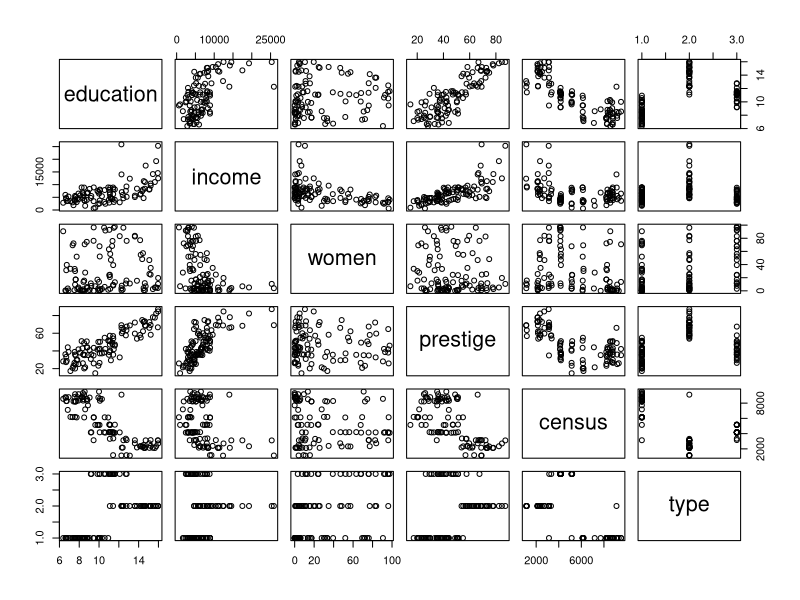
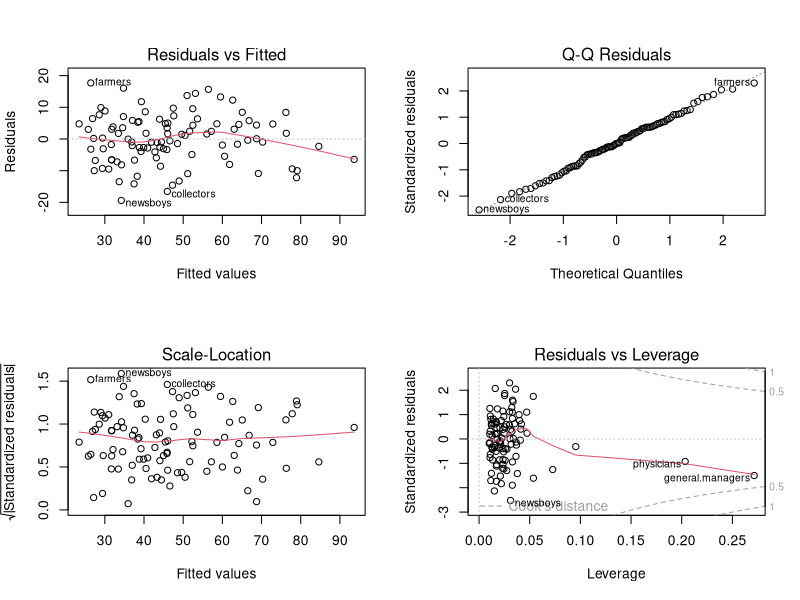
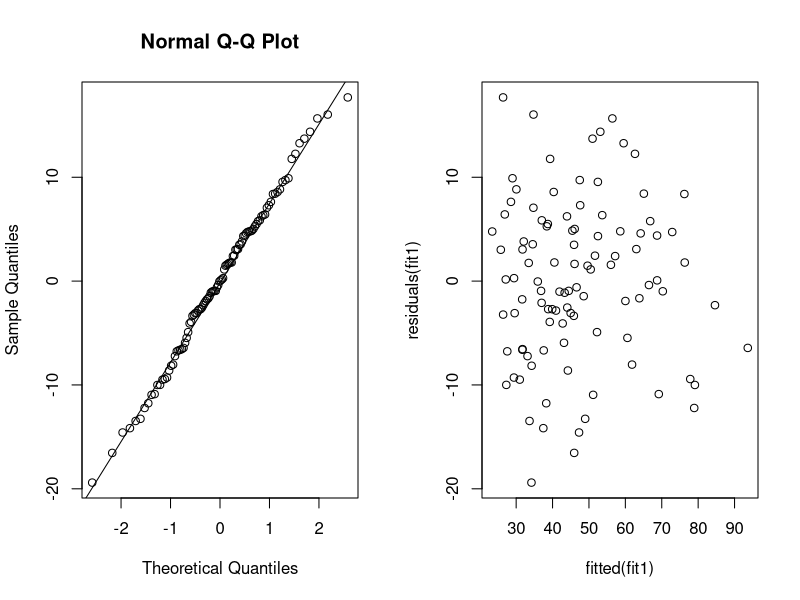
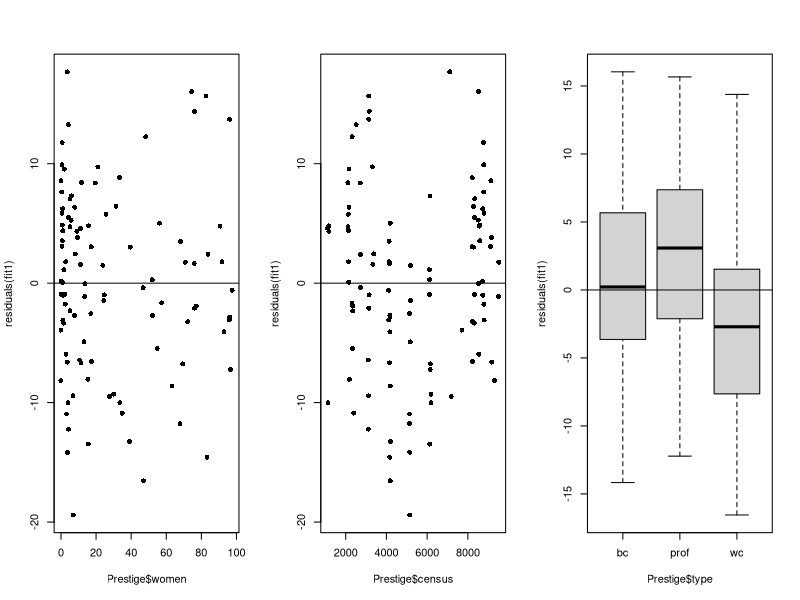
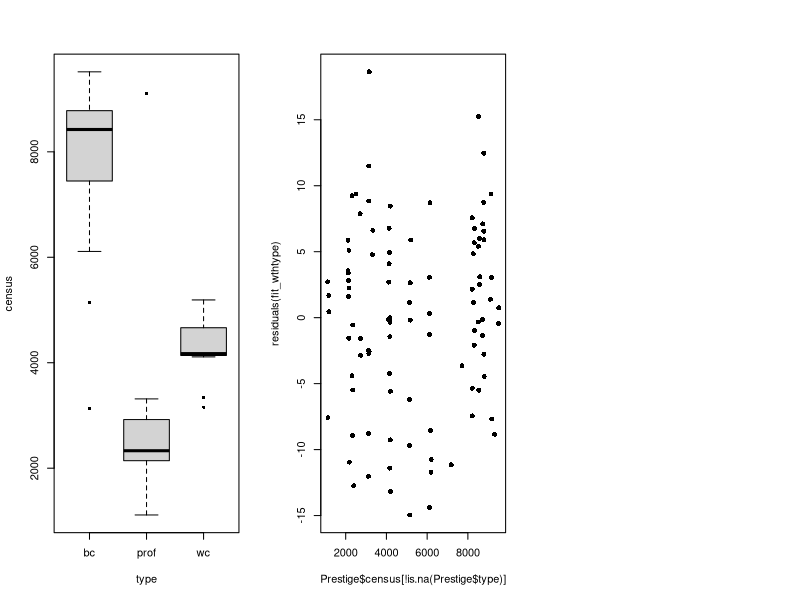
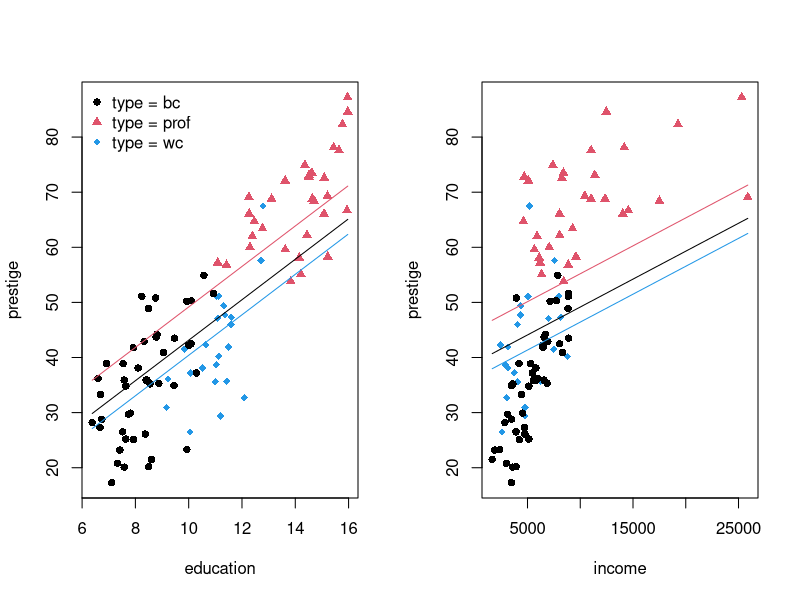
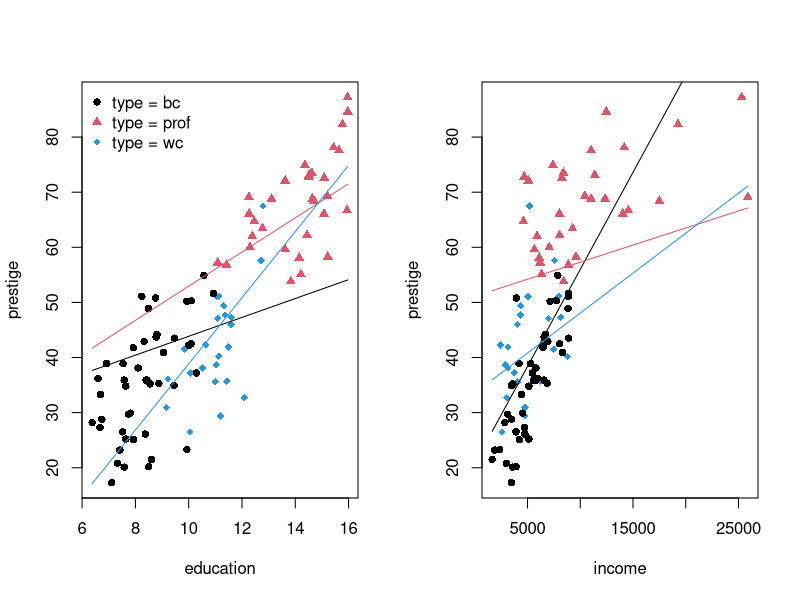
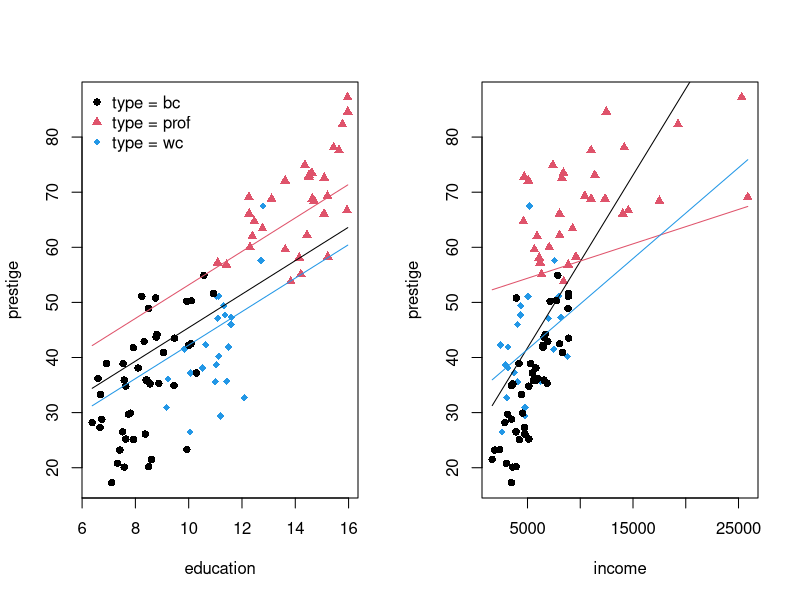

Here is the R script that generated these plots, in order:
## ---- chunk 1
knitr::opts_chunk$set(echo = TRUE)
## ---- chunk 2
# Using data from package
data(Prestige, package = "carData")
## ---- chunk 3
# To have some insights on the data's background
# help(Prestige, package = "carData")
## ---- chunk 4
head(Prestige)
## ---- chunk 5
plot(Prestige)
## ---- chunk 6
fit1 <- lm(prestige ~ income+education, data = Prestige)
summary(fit1)
## ---- chunk 7
# Create a 2x2 grill to include 4 graphs 
par(mfrow=c(2,2)); 
plot(fit1)
## ---- chunk 8
par(mfrow=c(1,2))
# Normal QQplot alone
qqnorm(residuals(fit1)); qqline(residuals(fit1))
# Fitted vs Residuals
plot(fitted(fit1), residuals(fit1))
## ---- chunk 9
par(mfrow=c(1,3),pch=16)
plot(residuals(fit1) ~ Prestige$women); abline(h = 0)
plot(residuals(fit1) ~ Prestige$census); abline(h = 0)
plot(residuals(fit1) ~ Prestige$type); abline(h = 0)
## ---- chunk 10
fit_wthcensus <- update(fit1, . ~ .+census)
# fit_wthcensus <- lm(prestige ~ education+income+census, data = Prestige)
summary(fit_wthcensus)
## ---- chunk 11
fit_wthtype <- update(fit1, . ~ .+type)
#fit_wthtype <- lm(prestige ~ education+income+type, data = Prestige)
summary(fit_wthtype)
## ---- chunk 12
AIC(fit1); AIC(fit_wthcensus); AIC(fit_wthtype)
## ---- chunk 13
AIC(fit1, fit_wthcensus, fit_wthtype)
## ---- chunk 14
dim(fit_wthcensus$model)
dim(fit_wthtype$model)
## ---- chunk 15
Prestige[is.na(Prestige$type),]
## ---- chunk 16
# 1 - Specify a subset dataset with no missing data
sfit1 <- lm(prestige ~ education+income, data = Prestige[!is.na(Prestige$type),])

# 2 - Use the subset option in lm
sfit_wthcensus <- lm(prestige ~ education+income+census, data = Prestige, 
                     subset = !is.na(Prestige$type))

dim(sfit1$model); dim(sfit_wthcensus$model)


# 102 obs - 3 est. param. vs 99 obs - 4 est. param.
c(fit1$df.residual, sfit1$df.residual)
## ---- chunk 17
AIC(sfit1, sfit_wthcensus, fit_wthtype)
## ---- chunk 18
# anova(fit1, fit_wthcensus)
anova(sfit1,fit_wthtype)
## ---- chunk 19
plot(census~type,data=Prestige)
## ---- chunk 20
plot(Prestige$census[!is.na(Prestige$type)], 
     residuals(fit_wthtype))
## ---- chunk 21
## rewrite the dataset to only include complete information 
Prestige <- Prestige[!is.na(Prestige$type),]

# what is type 
class(Prestige$type)

head(Prestige$type)
## ---- chunk 22
Prestige <- Prestige[!is.na(Prestige$type),]
# what is type 
class(Prestige$type)
table(Prestige$type)
fit_wthtype$coefficients
cmod <- signif(fit_wthtype$coefficients,2)
## ---- chunk 23
# They coincide!
colSums(model.matrix(fit_wthtype))
table(Prestige$type)
## ---- chunk 24
fit_wthtype$coefficients
## ---- chunk 25
head(model.matrix(fit_wthtype))
## ---- chunk 26
fit_wthtype$coefficients
## ---- chunk 27
par(mfrow=c(1,2))
plot(prestige~education, data=Prestige[!is.na(Prestige$type),], 
     pch=16+ifelse(Prestige$type == "prof",1,0)+ifelse(Prestige$type == "wc",2,0), 
     col=1+ifelse(Prestige$type == "prof",1,0)+ifelse(Prestige$type == "wc",3,0))
#### add the three lines evaluated at mean income
nd <- data.frame(education = rep(seq(min(Prestige$education),max(Prestige$education), 
                                     length.out=40), times=3), 
                 income = rep(mean(Prestige$income), 40*3),
                 type = rep(levels(Prestige$type), each=40))
lines(nd$education[nd$type == "bc"], predict(fit_wthtype,nd[nd$type == "bc",]))
lines(nd$education[nd$type == "prof"], predict(fit_wthtype,nd[nd$type == "prof",]),col=2)
lines(nd$education[nd$type == "wc"], predict(fit_wthtype,nd[nd$type == "wc",]),col=4)
legend("topleft", col = c(1,2,4), pch = c(16,17,18), bty = "n", 
       legend = c("type = bc", "type = prof","type = wc"))
plot(prestige~income, data=Prestige[!is.na(Prestige$type),], 
     pch=16+ifelse(Prestige$type == "prof",1,0)+ifelse(Prestige$type == "wc",2,0), 
     col=1+ifelse(Prestige$type == "prof",1,0)+ifelse(Prestige$type == "wc",3,0))
#### add the three lines evaluated at mean income
nd <- data.frame(education = rep(mean(Prestige$education), 40*3),
                 income = rep(seq(min(Prestige$income),max(Prestige$income), 
                                     length.out=40), times=3), 
                 type = rep(levels(Prestige$type), each=40))
lines(nd$income[nd$type == "bc"], predict(fit_wthtype,nd[nd$type == "bc",]))
lines(nd$income[nd$type == "prof"], predict(fit_wthtype,nd[nd$type == "prof",]),col=2)
lines(nd$income[nd$type == "wc"], predict(fit_wthtype,nd[nd$type == "wc",]),col=4)
## ---- chunk 28
fit_intrall <- lm(prestige~ income*type + education*type, 
                  data = Prestige,  subset = !is.na(Prestige$type))
## ---- chunk 29
summary(fit_intrall)
## ---- chunk 30
anova(fit_wthtype, fit_intrall)
## ---- chunk 31
#  anche AIC indica che fit_intrall è da preferire 
AIC(fit_wthtype, fit_intrall)
## ---- chunk 32
confint(fit_wthtype, parm = "education")
confint(fit_intrall, parm = "education")
## ---- chunk 33
par(mfrow=c(1,2))
plot(prestige~education, data=Prestige[!is.na(Prestige$type),], 
     pch=16+ifelse(Prestige$type == "prof",1,0)+ifelse(Prestige$type == "wc",2,0), 
     col=1+ifelse(Prestige$type == "prof",1,0)+ifelse(Prestige$type == "wc",3,0))
#### add the three lines evaluated at mean income
nd <- data.frame(education = rep(seq(min(Prestige$education),max(Prestige$education), 
                                     length.out=40), times=3), 
                 income = rep(mean(Prestige$income), 40*3),
                 type = rep(levels(Prestige$type), each=40))
lines(nd$education[nd$type == "bc"], predict(fit_intrall,nd[nd$type == "bc",]))
lines(nd$education[nd$type == "prof"], predict(fit_intrall,nd[nd$type == "prof",]),col=2)
lines(nd$education[nd$type == "wc"], predict(fit_intrall,nd[nd$type == "wc",]),col=4)
legend("topleft", col = c(1,2,4), pch = c(16,17,18), bty = "n", 
       legend = c("type = bc", "type = prof","type = wc"))
plot(prestige~income, data=Prestige[!is.na(Prestige$type),], 
     pch=16+ifelse(Prestige$type == "prof",1,0)+ifelse(Prestige$type == "wc",2,0), 
     col=1+ifelse(Prestige$type == "prof",1,0)+ifelse(Prestige$type == "wc",3,0))
#### add the three lines evaluated at mean income
nd <- data.frame(education = rep(mean(Prestige$education), 40*3),
                 income = rep(seq(min(Prestige$income),max(Prestige$income), 
                                     length.out=40), times=3), 
                 type = rep(levels(Prestige$type), each=40))
lines(nd$income[nd$type == "bc"], predict(fit_intrall,nd[nd$type == "bc",]))
lines(nd$income[nd$type == "prof"], predict(fit_intrall,nd[nd$type == "prof",]),col=2)
lines(nd$income[nd$type == "wc"], predict(fit_intrall,nd[nd$type == "wc",]),col=4)
## ---- chunk 34
fit_intred <- lm(prestige~education+income+type+education:type, 
                 data = Prestige)
summary(fit_intred)
## ---- chunk 35
fit_intrinc <- lm(prestige~education+income+type+income:type, 
                  data = Prestige)
summary(fit_intrinc)
## ---- chunk 36
anova(fit_intred, fit_intrall)
## ---- chunk 37
anova(fit_intrinc, fit_intrall)
## ---- chunk 38
# More likely to include more interactions
AIC(fit_wthtype, fit_intred, fit_intrinc, fit_intrall)
# More likely to choose simpler models
BIC(fit_wthtype, fit_intred, fit_intrinc, fit_intrall)
summary(fit_wthtype)$adj.r.square; summary(fit_intred)$adj.r.square
summary(fit_intrinc)$adj.r.square; summary(fit_intrall)$adj.r.square
## ---- chunk 39
anova(fit_wthtype, fit_intrinc)
## ---- chunk 40
summary(fit_intrinc)
## ---- chunk 41
par(mfrow=c(1,2))
plot(prestige~education, data=Prestige[!is.na(Prestige$type),], 
     pch=16+ifelse(Prestige$type == "prof",1,0)+ifelse(Prestige$type == "wc",2,0), 
     col=1+ifelse(Prestige$type == "prof",1,0)+ifelse(Prestige$type == "wc",3,0))
#### add the three lines evaluated at mean income
nd <- data.frame(education = rep(seq(min(Prestige$education),max(Prestige$education), 
                                     length.out=40), times=3), 
                 income = rep(mean(Prestige$income), 40*3),
                 type = rep(levels(Prestige$type), each=40))
lines(nd$education[nd$type == "bc"], predict(fit_intrinc,nd[nd$type == "bc",]))
lines(nd$education[nd$type == "prof"], predict(fit_intrinc,nd[nd$type == "prof",]),col=2)
lines(nd$education[nd$type == "wc"], predict(fit_intrinc,nd[nd$type == "wc",]),col=4)
legend("topleft", col = c(1,2,4), pch = c(16,17,18), bty = "n", 
       legend = c("type = bc", "type = prof","type = wc"))
plot(prestige~income, data=Prestige[!is.na(Prestige$type),], 
     pch=16+ifelse(Prestige$type == "prof",1,0)+ifelse(Prestige$type == "wc",2,0), 
     col=1+ifelse(Prestige$type == "prof",1,0)+ifelse(Prestige$type == "wc",3,0))
#### add the three lines evaluated at mean income
nd <- data.frame(education = rep(mean(Prestige$education), 40*3),
                 income = rep(seq(min(Prestige$income),max(Prestige$income), 
                                     length.out=40), times=3), 
                 type = rep(levels(Prestige$type), each=40))
lines(nd$income[nd$type == "bc"], predict(fit_intrinc,nd[nd$type == "bc",]))
lines(nd$income[nd$type == "prof"], predict(fit_intrinc,nd[nd$type == "prof",]),col=2)
lines(nd$income[nd$type == "wc"], predict(fit_intrinc,nd[nd$type == "wc",]),col=4)
## ---- chunk 42
class(Prestige$type)
table(Prestige$type)
levels(Prestige$type)

# Reordering the levels'order
Prestige$newtype <- factor(Prestige$type, levels = c("prof","wc","bc"))

table(Prestige$newtype)
## ---- chunk 43
fit_newlevels <- lm(prestige ~ education + income + newtype, data = Prestige)
fit_newlevels$coefficients
## ---- chunk 44
fit_newlevels$coefficients
fit_wthtype$coefficients
nd <- data.frame(education = rep(mean(Prestige$education),3),
                 income = rep(mean(Prestige$income),3),
                 type = c("bc","prof","wc"),
                 newtype = c("bc","prof","wc"))
predict(fit_wthtype, nd)
predict(fit_newlevels, nd)
## ---- chunk 45
logLik(lm(prestige ~ income * newtype + education + newtype, data = Prestige, 
    subset = !is.na(Prestige$newtype)))
logLik(fit_intrinc)
## ---- chunk 46
head(model.matrix(fit_wthtype))
head(model.matrix(lm(prestige ~ income * newtype + education + newtype, 
                     data = Prestige, subset = !is.na(Prestige$newtype))))
## ---- chunk 47
col_type <- rep(1, length(Prestige$type)) 
col_type[Prestige$type == "wc"] <- 4                
col_type[Prestige$type == "prof"] <- 2      
plot(Prestige$income, Prestige$prestige, pch = 16, col = col_type)

# education = 10 
# NOT WORKING
abline(a = coef(fit_intrinc)[1]+coef(fit_intrinc)[4]+coef(fit_intrinc)[5]*10,
       b = coef(fit_intrinc)[2]+coef(fit_intrinc)[7], col = 4)

abline(a = coef(fit_intrinc)[1]+coef(fit_intrinc)[3]+coef(fit_intrinc)[5]*10,
       b = coef(fit_intrinc)[2]+coef(fit_intrinc)[6], col = 2)

abline(a = coef(fit_intrinc)[1]+coef(fit_intrinc)[5]*10,
       b = coef(fit_intrinc)[2], col = 1)

